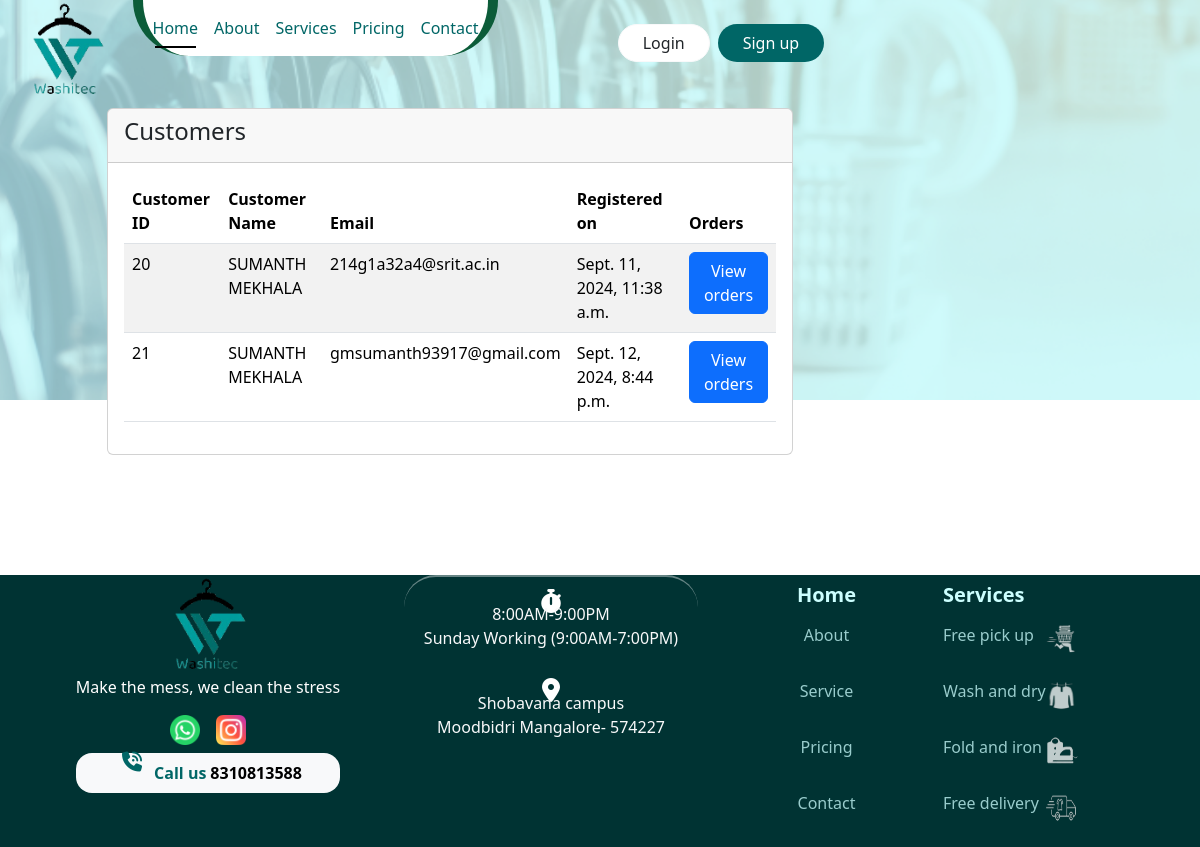
Before: /viewcustomers with the older database file.
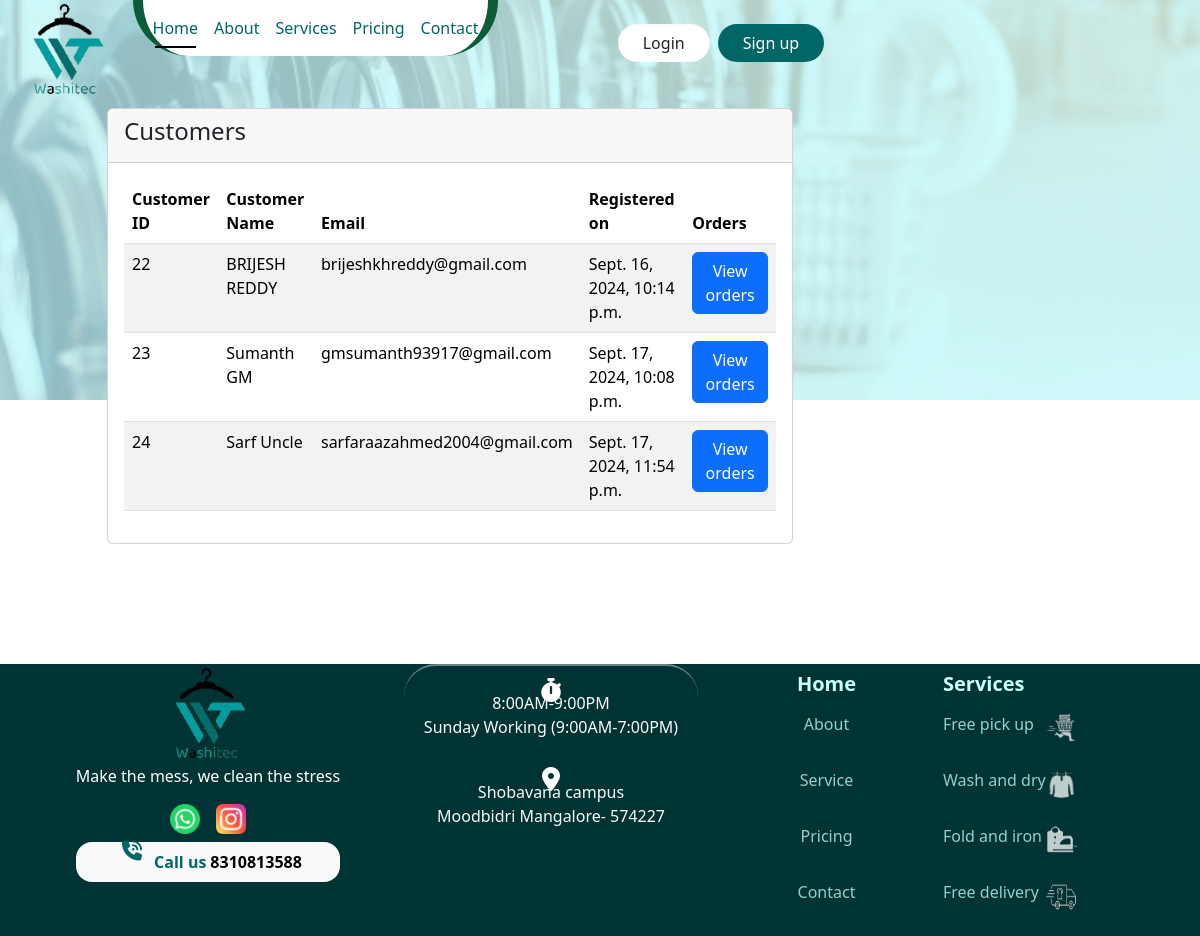
After: the same page with the newer database file.
### newapp/models.py (models this page shows, shortened)
class Customer(models.Model):
    userobj = models.OneToOneField("auth.User", on_delete=models.CASCADE)
    gender = models.CharField(max_length=10)
    year = models.IntegerField()
    college = models.CharField(max_length=100)
    branch = models.CharField(max_length=100)
    mobile = models.CharField(max_length=20)

### newapp/views.py (the view)
# urls.py: path('viewcustomers', render_view_customers, name="view_customers"),
def render_view_customers(request):
    customers = Customer.objects.all()
    return render(request, "view_customers.html", {"customers": customers, "uses_a_plan": get_plan(request)})

### newapp/views.py (called while the page is built, shortened)
def get_plan(request):
    user= request.user
    uses_a_plan = None
    return uses_a_plan

### templates/view_customers.html (shortened to what this page needs)
{% load static %}
<!DOCTYPE html>
<html lang="en">
<head>
    <link rel="stylesheet" href="{% static 'css/style.css' %}">
    <link href="https://cdn.jsdelivr.net/npm/bootstrap@5.3.3/dist/css/bootstrap.min.css" rel="stylesheet"
>
</head>
<body>
    <div class="banner">
    </div>
    <div class="container-fluid p-0 m-0" style="background-color: transparent;">
        <div class="row m-0">
            <div class="col-lg-9">
                {% include 'navbar.html' %}
                <div class="container-fluid mt-0 m-0">
                    <div class="row m-0 mt-2">
                        <div class="container col-lg-10">
                            <div class="card">
                                <div class="card-header">
                                    <h4>Customers</h4>
                                </div>
                                <div class="card-body">
                                    <div class="table-responsive">
                                    <table class="table table-striped">
                                        <thead>
                                            <tr>
                                                <th scope="col">Customer ID</th>
                                                <th scope="col">Customer Name</th>
                                                <th scope="col">Email</th>
                                                <th scope="col">Registered on</th>
                                                <th scope="col">Orders</th>
                                            </tr>
                                        </thead>
                                        <tbody>
                                            {% for i in customers %}
                                            <tr>
                                                <td>{{ i.id }}</td>
                                                <td>{{ i.userobj.first_name }} {{ i.userobj.last_name }}</td>
                                                <td>{{ i.userobj.email }}</td>
                                                <td>{{ i.userobj.date_joined }}</td>
                                                <td>
                                                    <a href="{% url 'customer_orders' i.id %}">
                                                        <button class="btn btn-primary">View orders</button>
                                                    </a>
                                                </td>
                                            </tr>
                                            {% endfor %}
                                        </tbody>
                                    </table>
                                </div>
                                </div>
                            </div>
                        </div>
                    </div>
                </div>
            </div>
        </div>
        <br><br><br><br><br>
        {% include 'footer.html' %}
</body>
</html>

### templates/navbar.html (shortened to what this page needs)
{% load static %}
<div class="row m-0" style="background-color: transparent;">
    <div class="col-3 col-lg-1 logo-bg bg-transparent me-5">
        <a href="{% url 'home' %}"><img src="{% static 'images/logo_w.png' %}" height="100" alt=""></a>
    </div>
    <div class="col-lg-5 px-1 py-2 menu-bar bg-white ">
        <div class="d-flex justify-content-center">
            <a href="{% url 'home' %}"
                class="a bg-transparent px-2 text-decoration-none py-2 nav-item txt-clr n-active">Home</a>
            <a href="{% url 'about' %}"
                class="a bg-transparent px-2 text-decoration-none py-2 nav-item txt-clr">About</a>
            <a href="{% url 'services' %}"
                class="a bg-transparent px-2 text-decoration-none py-2 nav-item txt-clr">Services</a>
            <a href="{% url 'pricing' %}"
                class="a bg-transparent px-2 text-decoration-none py-2 nav-item txt-clr">Pricing</a>
            <a href="{% url 'contact' %}"
                class="a bg-transparent px-2 text-decoration-none py-2 nav-item txt-clr">Contact</a>
        </div>
    </div>
    <div class="col-lg-1"></div>
    <div class="d-none d-lg-block col-lg-4 px-1 py-4">
        <div class="d-flex justify-content-center">
            {% if request.user.is_authenticated %}
            {% if not request.user.is_staff %}
            <a href="{% url 'profile' %}" class="btn btn-light text-dark  px-4 mx-1 rounded-pill "
                style="background: #ffffff;">Profile</a>
                {% if request.user.is_authenticated and not uses_a_plan %}
                <a href="{% url 'plan' %}" class="btn btn-light text-light  px-4 mx-1 rounded-pill "
                    style="background: blue">Plan</a>
                {% endif %}
            {% endif %}
            <a href="{% url 'logout' %}" class="btn btn-light text-light  px-4 mx-2 rounded-pill "
                style="background: #ff0000;">Logout</a>
            {% else %}
            <a href="{% url 'login' %}" class="btn btn-light text-dark  px-4 mx-2 rounded-pill "
                style="background: #ffffff;">Login</a>
            <div>
                <a href="{% url 'register' %}" class="btn px-4 rounded-pill text-white"
                    style="background: #006666;">Sign up</a>
            </div>
            {% endif %}
        </div>
    </div>
</div>

### templates/footer.html (shortened to what this page needs)
{% load static %}
<div class="container-fluid m-0" style="background-color: #003333;">
    <div class="row m-0">
        <div class="col-lg-4 d-flex justify-content-center mb-1">
            <div class="">
                <div class="d-flex justify-content-center">
                    <img src="{% static 'images/logo_w.png' %}" height="100" alt="" srcset="">
                </div>
                <p class="text-white">Make the mess, we clean the stress</p>
                <div class="d-flex justify-content-center mb-2">
                    <img class="px-2" src="{% static 'images/social.png' %}" height="30" alt="" srcset="">
                    <img class="px-2" src="{% static 'images/instagram.png' %}" height="30" alt="" srcset="">
                </div>
                <div class="bg-light rounded-4 d-flex text-center justify-content-center pt-2 pb-2">
                    <i class="fa-solid fa-phone-volume fa-lg px-2" style="color: #006666;"></i>
                    <span class="fw-bolder px-1" style="color: #006666;">Call us</span>
                    <span class="fw-bolder text-black" style="color: #ffffff;">8310813588</span>
                </div>
            </div>
        </div>
        <div class="col-lg-3 footer-ele-border rounded-5">
            <div class="d-flex justify-content-center pt-4">
                <i class="fa-solid fa-stopwatch fa-xl" style="color: #ffffff;"></i>
            </div>
            <div>
                <p class="text-center text-light">8:00AM-9:00PM <br> Sunday Working (9:00AM-7:00PM)
                </p>
            </div>
            <div class="d-flex justify-content-center pt-4">
                <i class="fa-solid fa-location-dot fa-xl" style="color: #ffffff;"></i>
            </div>
            <div>
                <p class="text-center text-light">Shobavana campus <br> Moodbidri Mangalore- 574227
                </p>
            </div>
        </div>
        <div class="col-lg-5 d-flex justify-content-around">
            <div class="col-lg-6 text-center text-light">
                <h5 class="fw-bold txt-color1 mb-0 mt-2">Home</h5>
                <div class="d-flex flex-column">
                    <a href="{% url 'about' %}" class="p py-3 text-decoration-none txt-color1 opacity-75">About</a>
                    <a href="{% url 'services' %}" class="p py-3 text-decoration-none txt-color1 opacity-75">Service</a>
                    <a href="{% url 'pricing' %}" class="p py-3 text-decoration-none txt-color1 opacity-75">Pricing</a>
                    <a href="{% url 'contact' %}" class="p py-3 text-decoration-none txt-color1 opacity-75">Contact</a>
                </div>
            </div>
            <div class="col-lg-6 d-flex justify-content-center justify-content-lg-start text-light">
                <div class="text-start">
                    <h5 class="fw-bold text-start txt-color1 mb-lg-3 mt-2">Services</h5>
                    <a href="{% url 'free_pickup' %}" class="d-flex justify-content-between text-decoration-none opacity-75 txt-color1 pb-4">Free
                        pick up <img src="{% static 'images/free_pick_up.png' %}" class="icon-container-img"
                            style="width: 32px; height: 32px;" alt=""></a>
                    <a href="{% url 'wash_and_dry' %}" class="d-flex justify-content-between text-decoration-none opacity-75 txt-color1 pb-4">
                        <span>Wash and dry</span><img src="{% static 'images/wash_and_dry.png' %}" class="icon-container-img"
                            style="width: 32px; height: 32px;" alt="">
                    </a>
                    <a href="{% url 'fold_and_iron' %}" class="d-flex justify-content-between text-decoration-none opacity-75 txt-color1 pb-4">
                        <span>Fold and iron</span><img src="{% static 'images/fold_and_iron.png' %}" class="icon-container-img"
                            style="width: 32px; height: 32px;" alt="">
                    </a>
                    <a href="{% url 'free_delivery' %}" class="d-flex justify-content-between text-decoration-none opacity-75 txt-color1 pb-4">
                        <span>Free delivery</span><img src="{% static 'images/free_delivery.png' %}" class="icon-container-img"
                            style="width: 32px; height: 32px;" alt="">
                    </a>
                </div>
            </div>
        </div>
    </div>
</div>
</div>

### static/css/style.css (style rules this page uses)
.n-active { position: relative; padding-bottom: 10px; }
.n-active::after { content: ''; position: absolute; left: 10px; right: 10px; bottom: 0; border-bottom: 2px solid black; }
.txt-clr { color: #006666; }
.menu-bar { border-bottom-style: none; border-bottom-left-radius: 75px; border-bottom-right-radius: 74px; border-left: 5px; border-right: 5px; border: solid rgb(12, 92, 57) 10px; border-top: 0px; border-bottom: 0px; height: 50%; }
body { background-position: top center; background-repeat: no-repeat; background-size: cover; height: 100vh; }
.footer-ele-border { border: 2px solid rgba(255, 255, 255, 0.404); border-bottom: 0px; border-left: 0px; border-right: 0px; }
.icon-container-img { filter: invert(100%); }
.txt-color1 { color: #ccffff; }

### templates/view_customers.html (style rules this page uses)
.banner { position: fixed; top: 0; width: 100%; height: 400px; overflow: hidden; z-index: -2; }

Changed rows visible on the page:
removed Customer: id "20", userobj.first_name "SUMANTH", userobj.last_name "MEKHALA", userobj.email "214g1a32a4@srit.ac.in", userobj.date_joined "Sept. 11, 2024, 11:38 a.m."
removed Customer: id "21", userobj.first_name "SUMANTH", userobj.last_name "MEKHALA", userobj.email "gmsumanth93917@gmail.com", userobj.date_joined "Sept. 12, 2024, 8:44 p.m."
added Customer: id "22", userobj.first_name "BRIJESH", userobj.last_name "REDDY", userobj.email "brijeshkhreddy@gmail.com", userobj.date_joined "Sept. 16, 2024, 10:14 p.m."
added Customer: id "23", userobj.first_name "Sumanth", userobj.last_name "GM", userobj.email "gmsumanth93917@gmail.com", userobj.date_joined "Sept. 17, 2024, 10:08 p.m."
added Customer: id "24", userobj.first_name "Sarf", userobj.last_name "Uncle", userobj.email "sarfaraazahmed2004@gmail.com", userobj.date_joined "Sept. 17, 2024, 11:54 p.m."
